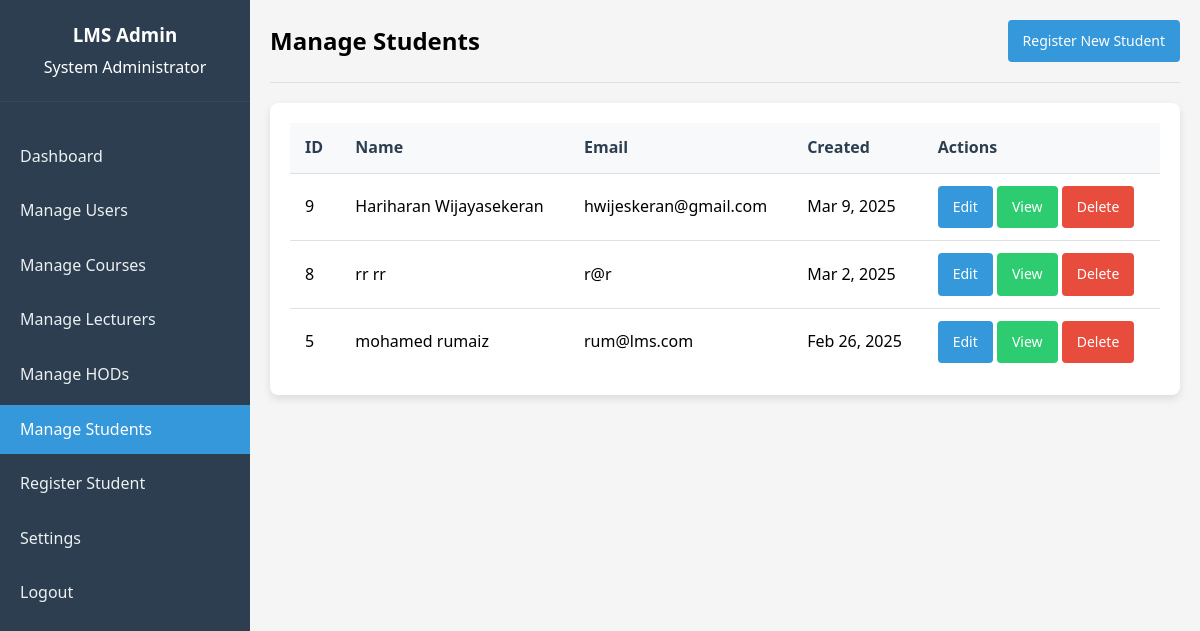
Page /admin/student/students.php (signed in) on the committed database.
### tables this page shows
CREATE TABLE `users` (
  `user_id` int(11) NOT NULL,
  `email` varchar(100) NOT NULL,
  `password` varchar(255) NOT NULL,
  `role` enum('admin','lecturer','student','hod') DEFAULT NULL,
  `first_name` varchar(50) NOT NULL,
  `last_name` varchar(50) NOT NULL,
  `profile_picture` varchar(255) DEFAULT NULL,
  `created_at` timestamp NOT NULL DEFAULT current_timestamp(),
  `updated_at` timestamp NOT NULL DEFAULT current_timestamp() ON UPDATE current_timestamp()
);

### admin/student/students.php (the view, shortened to what this page needs)
<?php
require_once '../../config.php';
$page = isset($_GET['page']) ? (int)$_GET['page'] : 1;
$recordsPerPage = 10;
$offset = ($page - 1) * $recordsPerPage;
$query = "SELECT user_id, email, first_name, last_name, created_at FROM users WHERE role = 'student' ORDER BY created_at DESC LIMIT ? OFFSET ?";
$stmt = $conn->prepare($query);
$stmt->bind_param("ii", $recordsPerPage, $offset);
$stmt->execute();
$result = $stmt->get_result();
$pageTitle = "Manage Students";
?>
<!DOCTYPE html>
<html lang="en">
<head>
    <link rel="stylesheet" href="../../assets/css/style.css">
</head>
<body>
    <div class="dashboard-container">
        <div class="sidebar">
            <div class="sidebar-header">
                <h3>LMS Admin</h3>
                <p><?php echo $_SESSION['first_name'] . ' ' . $_SESSION['last_name']; ?></p>
            </div>
            <ul class="sidebar-menu">
                <li><a href="../dashboard.php">Dashboard</a></li>
                <li><a href="../users.php">Manage Users</a></li>
                <li><a href="../courses.php">Manage Courses</a></li>
                <li><a href="../lecturer/lecturers.php" >Manage Lecturers</a></li>
                <li><a href="../hod/hod.php">Manage HODs</a></li>
                <li><a href="students.php" class="active">Manage Students</a></li>
                <li><a href="register_student.php" >Register Student</a></li>
                <li><a href="../settings.php">Settings</a></li>
                <li><a href="../../logout.php">Logout</a></li>
            </ul>
        </div>
        <div class="main-content">
            <div class="header">
                <h2><?php echo $pageTitle; ?></h2>
                <a href="register_student.php" class="btn">Register New Student</a>
            </div>
            <div class="table-container">
                <table>
                    <thead>
                        <tr>
                            <th>ID</th>
                            <th>Name</th>
                            <th>Email</th>
                            <th>Created</th>
                            <th>Actions</th>
                        </tr>
                    </thead>
                    <tbody>
                        <?php if ($result->num_rows > 0): ?>
                            <?php while ($student = $result->fetch_assoc()): ?>
                                <tr>
                                    <td><?php echo $student['user_id']; ?></td>
                                    <td><?php echo $student['first_name'] . ' ' . $student['last_name']; ?></td>
                                    <td><?php echo $student['email']; ?></td>
                                    <td><?php echo date('M j, Y', strtotime($student['created_at'])); ?></td>
                                    <td>
                                        <div class="action-buttons">
                                            <a href="edit_student.php?id=<?php echo $student['user_id']; ?>" class="btn btn-sm">Edit</a>
                                            <a href="view_student.php?id=<?php echo $student['user_id']; ?>" class="btn btn-sm" style="background-color: #2ecc71;">View</a>
                                            <a href="students.php?action=delete&id=<?php echo $student['user_id']; ?>" class="btn btn-sm btn-danger delete-btn" onclick="return confirm('Are you sure you want to delete this student?');">Delete</a>
                                        </div>
                                    </td>
                                </tr>
                            <?php endwhile; ?>
                        <?php else: ?>
                            <tr>
                                <td colspan="5" style="text-align: center;">No students found.</td>
                            </tr>
                        <?php endif; ?>
                    </tbody>
                </table>
            </div>
        </div>
    </div>
</body>
</html>

### assets/css/style.css (style rules this page uses)
* { margin: 0; padding: 0; box-sizing: border-box; font-family: 'Segoe UI', Tahoma, Geneva, Verdana, sans-serif; }
body { background-color: #f5f5f5; line-height: 1.6; }
a { text-decoration: none; }
.dashboard-container { display: flex; min-height: 100vh; }
.sidebar { width: 250px; background-color: #2c3e50; color: white; padding: 20px 0; position: fixed; height: 100vh; overflow-y: auto; }
.sidebar-header { padding: 0 20px 20px; border-bottom: 1px solid #34495e; text-align: center; }
.sidebar-header h3 { margin-bottom: 5px; }
.sidebar-menu { list-style: none; padding: 0; margin: 30px 0; }
.sidebar-menu li { margin-bottom: 5px; }
.sidebar-menu a { display: block; color: #ecf0f1; text-decoration: none; padding: 12px 20px; transition: all 0.3s; }
.sidebar-menu a:hover, .sidebar-menu a.active { background-color: #3498db; color: white; }
.main-content { flex: 1; padding: 20px; margin-left: 250px; background-color: #f5f5f5; }
.header { display: flex; justify-content: space-between; align-items: center; padding-bottom: 20px; border-bottom: 1px solid #e0e0e0; margin-bottom: 20px; }
.table-container { background-color: white; border-radius: 8px; box-shadow: 0 4px 8px rgba(0, 0, 0, 0.1); padding: 20px; overflow-x: auto; }
table { width: 100%; border-collapse: collapse; }
table th, table td { padding: 12px 15px; text-align: left; border-bottom: 1px solid #e0e0e0; }
table th { background-color: #f8f9fa; font-weight: 600; color: #2c3e50; }
table tr:last-child td { border-bottom: none; }
.btn { background-color: #3498db; color: white; border: none; padding: 10px 15px; border-radius: 4px; cursor: pointer; text-decoration: none; display: inline-block; font-size: 14px; }
.btn-danger { background-color: #e74c3c; }

### rows in the picture
users: user_id "9", first_name "Hariharan", last_name "Wijayasekeran", email "hwijeskeran@gmail.com", created_at "Mar 9, 2025"
users: user_id "8", first_name "rr", last_name "rr", email "r@r", created_at "Mar 2, 2025"
users: user_id "5", first_name "mohamed", last_name "rumaiz", email "rum@lms.com", created_at "Feb 26, 2025"

### other values in the picture
$_SESSION['first_name'] "System"
$_SESSION['last_name'] "Administrator"
$pageTitle "Manage Students"
